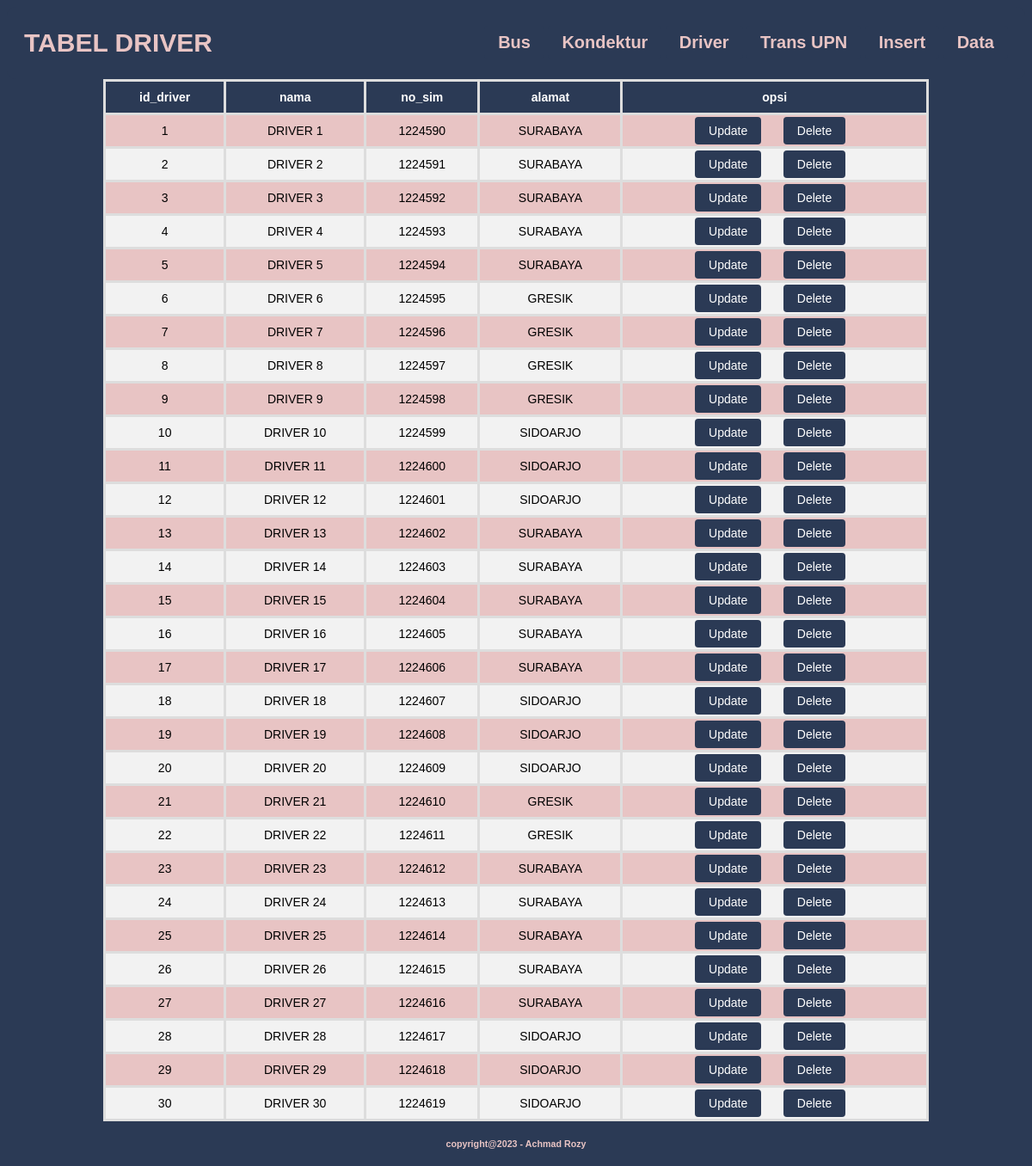
The app's page /Driver.php with its own data.
### tables this page shows
CREATE TABLE `driver` (
  `id_driver` int(10) UNSIGNED NOT NULL,
  `nama` varchar(25) DEFAULT NULL,
  `no_sim` varchar(15) DEFAULT NULL,
  `alamat` varchar(100) DEFAULT NULL
);

### koneksi.php (called while the page is built, shortened)
<?php
function connection() {
   $dbServer = 'localhost';
   $dbUser = 'root';
   $dbPass = '';
   $dbName = "transupn";
   $koneksi = mysqli_connect($dbServer, $dbUser, $dbPass);
   mysqli_select_db($koneksi,$dbName);
   return $koneksi;
}
?>

### Driver.php (the view, shortened to what this page needs)
<?php
    include('koneksi.php');
?>
<!DOCTYPE html>
<html lang="en">
<head>
    <link rel="stylesheet" href="https://cdnjs.cloudflare.com/ajax/libs/font-awesome/5.15.3/css/all.min.css" />
</head>
<body>
<nav>
    <h2><b>TABEL DRIVER</b></h2>
    <div>
        <a href="Bus.php"><b>Bus</b></a>
        <a href="Kondektur.php"><b>Kondektur</b></a>
        <a href="Driver.php"><b>Driver</b></a>
        <a href="Transupn.php"><b>Trans UPN</b></a>
        <a href="Adddriver.php"><b>Insert</b></a>
        <a href="Pendapatandriver.php"><b>Data</b></a>
    </div>
</nav>
    <div class="ctr">
    <tr class="akhir">
        <td colspan="6">
            <table border="1" align="center" >
                <thead>
                        <tr>
                            <th>id_driver</th>
                            <th>nama</th>
                            <th>no_sim</th>
                            <th>alamat</th>
                            <th>opsi</th>
                        </tr>
                </thead>
                <tbody>
                        <?php
                            $query = "SELECT * FROM driver";
                            $result = mysqli_query(connection(),$query);
                        ?>
                        <?php
                            while($data = mysqli_fetch_array($result)):
                        ?>
                        <tr>
                            <td>
                                <?php echo $data['id_driver']; ?>
                            </td>
                            <td>
                                <?php echo $data['nama']; ?>
                            </td>
                            <td>
                                <?php echo $data['no_sim']; ?>
                                </td>
                                <td>
                                <?php echo $data['alamat']; ?>
                                </td>
                                <td>
                                    <a href="<?php echo "Updatedriver.php?id_driver=".$data['id_driver']; ?>" > Update</a> &nbsp;&nbsp;
                                    <a href="<?php echo "Deletedriver.php?id_driver=".$data['id_driver']; ?>"> Delete</a>
                                </td>
                                </tr>
                        <?php endwhile ?>
                </tbody>
        </td>
    </tr>
    <h6>copyright@2023 - Achmad Rozy</h6>
    </div>
</body>
</html>

### Driver.php (style rules this page uses)
table { border-collapse: collapse; border-radius: 10px; }
th, td { padding: 10px; text-align: center; }
thead tr { background-color: black; color: white; }

### records on screen
driver: id_driver "1", nama "DRIVER 1", no_sim "1224590", alamat "SURABAYA"
driver: id_driver "2", nama "DRIVER 2", no_sim "1224591", alamat "SURABAYA"
driver: id_driver "3", nama "DRIVER 3", no_sim "1224592", alamat "SURABAYA"
driver: id_driver "4", nama "DRIVER 4", no_sim "1224593", alamat "SURABAYA"
driver: id_driver "5", nama "DRIVER 5", no_sim "1224594", alamat "SURABAYA"
driver: id_driver "6", nama "DRIVER 6", no_sim "1224595", alamat "GRESIK"
driver: id_driver "7", nama "DRIVER 7", no_sim "1224596", alamat "GRESIK"
driver: id_driver "8", nama "DRIVER 8", no_sim "1224597", alamat "GRESIK"
driver: id_driver "9", nama "DRIVER 9", no_sim "1224598", alamat "GRESIK"
driver: id_driver "10", nama "DRIVER 10", no_sim "1224599", alamat "SIDOARJO"
driver: id_driver "11", nama "DRIVER 11", no_sim "1224600", alamat "SIDOARJO"
driver: id_driver "12", nama "DRIVER 12", no_sim "1224601", alamat "SIDOARJO"
driver: id_driver "13", nama "DRIVER 13", no_sim "1224602", alamat "SURABAYA"
driver: id_driver "14", nama "DRIVER 14", no_sim "1224603", alamat "SURABAYA"
driver: id_driver "15", nama "DRIVER 15", no_sim "1224604", alamat "SURABAYA"
driver: id_driver "16", nama "DRIVER 16", no_sim "1224605", alamat "SURABAYA"
driver: id_driver "17", nama "DRIVER 17", no_sim "1224606", alamat "SURABAYA"
driver: id_driver "18", nama "DRIVER 18", no_sim "1224607", alamat "SIDOARJO"
driver: id_driver "19", nama "DRIVER 19", no_sim "1224608", alamat "SIDOARJO"
driver: id_driver "20", nama "DRIVER 20", no_sim "1224609", alamat "SIDOARJO"
driver: id_driver "21", nama "DRIVER 21", no_sim "1224610", alamat "GRESIK"
driver: id_driver "22", nama "DRIVER 22", no_sim "1224611", alamat "GRESIK"
driver: id_driver "23", nama "DRIVER 23", no_sim "1224612", alamat "SURABAYA"
driver: id_driver "24", nama "DRIVER 24", no_sim "1224613", alamat "SURABAYA"
driver: id_driver "25", nama "DRIVER 25", no_sim "1224614", alamat "SURABAYA"
driver: id_driver "26", nama "DRIVER 26", no_sim "1224615", alamat "SURABAYA"
driver: id_driver "27", nama "DRIVER 27", no_sim "1224616", alamat "SURABAYA"
driver: id_driver "28", nama "DRIVER 28", no_sim "1224617", alamat "SIDOARJO"
driver: id_driver "29", nama "DRIVER 29", no_sim "1224618", alamat "SIDOARJO"
driver: id_driver "30", nama "DRIVER 30", no_sim "1224619", alamat "SIDOARJO"
